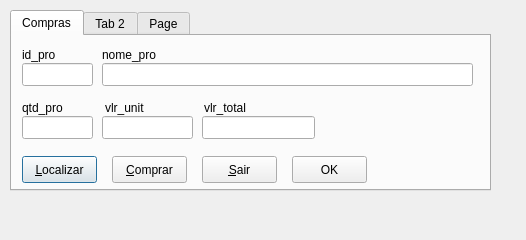
<ui version="4.0" >
 <class>Dialog</class>
 <widget class="QDialog" name="Dialog" >
  <property name="geometry" >
   <rect>
    <x>0</x>
    <y>0</y>
    <width>526</width>
    <height>240</height>
   </rect>
  </property>
  <property name="sizePolicy" >
   <sizepolicy vsizetype="Fixed" hsizetype="Fixed" >
    <horstretch>0</horstretch>
    <verstretch>0</verstretch>
   </sizepolicy>
  </property>
  <property name="windowTitle" >
   <string>Dialog</string>
  </property>
  <widget class="QTabWidget" name="tabWidget" >
   <property name="geometry" >
    <rect>
     <x>10</x>
     <y>10</y>
     <width>481</width>
     <height>181</height>
    </rect>
   </property>
   <property name="currentIndex" >
    <number>0</number>
   </property>
   <widget class="QWidget" name="tab" >
    <attribute name="title" >
     <string>Compras</string>
    </attribute>
    <widget class="QLineEdit" name="lineEdit" >
     <property name="geometry" >
      <rect>
       <x>10</x>
       <y>27</y>
       <width>71</width>
       <height>23</height>
      </rect>
     </property>
    </widget>
    <widget class="QLineEdit" name="lineEdit_2" >
     <property name="geometry" >
      <rect>
       <x>90</x>
       <y>27</y>
       <width>371</width>
       <height>23</height>
      </rect>
     </property>
    </widget>
    <widget class="QLabel" name="label" >
     <property name="geometry" >
      <rect>
       <x>10</x>
       <y>10</y>
       <width>56</width>
       <height>18</height>
      </rect>
     </property>
     <property name="text" >
      <string>id_pro</string>
     </property>
    </widget>
    <widget class="QLabel" name="label_2" >
     <property name="geometry" >
      <rect>
       <x>90</x>
       <y>10</y>
       <width>61</width>
       <height>18</height>
      </rect>
     </property>
     <property name="text" >
      <string>nome_pro</string>
     </property>
    </widget>
    <widget class="QLabel" name="label_3" >
     <property name="geometry" >
      <rect>
       <x>10</x>
       <y>63</y>
       <width>56</width>
       <height>18</height>
      </rect>
     </property>
     <property name="text" >
      <string>qtd_pro</string>
     </property>
    </widget>
    <widget class="QLineEdit" name="lineEdit_3" >
     <property name="geometry" >
      <rect>
       <x>10</x>
       <y>80</y>
       <width>71</width>
       <height>23</height>
      </rect>
     </property>
    </widget>
    <widget class="QLabel" name="label_4" >
     <property name="geometry" >
      <rect>
       <x>93</x>
       <y>63</y>
       <width>56</width>
       <height>18</height>
      </rect>
     </property>
     <property name="text" >
      <string>vlr_unit</string>
     </property>
    </widget>
    <widget class="QLineEdit" name="lineEdit_4" >
     <property name="geometry" >
      <rect>
       <x>90</x>
       <y>80</y>
       <width>91</width>
       <height>23</height>
      </rect>
     </property>
    </widget>
    <widget class="QLabel" name="label_5" >
     <property name="geometry" >
      <rect>
       <x>192</x>
       <y>63</y>
       <width>56</width>
       <height>18</height>
      </rect>
     </property>
     <property name="text" >
      <string>vlr_total</string>
     </property>
    </widget>
    <widget class="QLineEdit" name="lineEdit_5" >
     <property name="geometry" >
      <rect>
       <x>190</x>
       <y>80</y>
       <width>113</width>
       <height>23</height>
      </rect>
     </property>
    </widget>
    <widget class="QPushButton" name="pushButton" >
     <property name="geometry" >
      <rect>
       <x>10</x>
       <y>120</y>
       <width>75</width>
       <height>27</height>
      </rect>
     </property>
     <property name="text" >
      <string>&amp;Localizar</string>
     </property>
    </widget>
    <widget class="QPushButton" name="pushButton_2" >
     <property name="geometry" >
      <rect>
       <x>100</x>
       <y>120</y>
       <width>75</width>
       <height>27</height>
      </rect>
     </property>
     <property name="text" >
      <string>&amp;Comprar</string>
     </property>
    </widget>
    <widget class="QPushButton" name="btn_sair" >
     <property name="geometry" >
      <rect>
       <x>190</x>
       <y>120</y>
       <width>75</width>
       <height>27</height>
      </rect>
     </property>
     <property name="text" >
      <string>&amp;Sair</string>
     </property>
    </widget>
    <widget class="QPushButton" name="btn_ok" >
     <property name="geometry" >
      <rect>
       <x>280</x>
       <y>120</y>
       <width>75</width>
       <height>27</height>
      </rect>
     </property>
     <property name="text" >
      <string>OK</string>
     </property>
    </widget>
   </widget>
   <widget class="QWidget" name="tab_2" >
    <attribute name="title" >
     <string>Tab 2</string>
    </attribute>
   </widget>
   <widget class="QWidget" name="tab_3" >
    <attribute name="title" >
     <string>Page</string>
    </attribute>
   </widget>
  </widget>
 </widget>
 <resources/>
 <connections/>
</ui>
